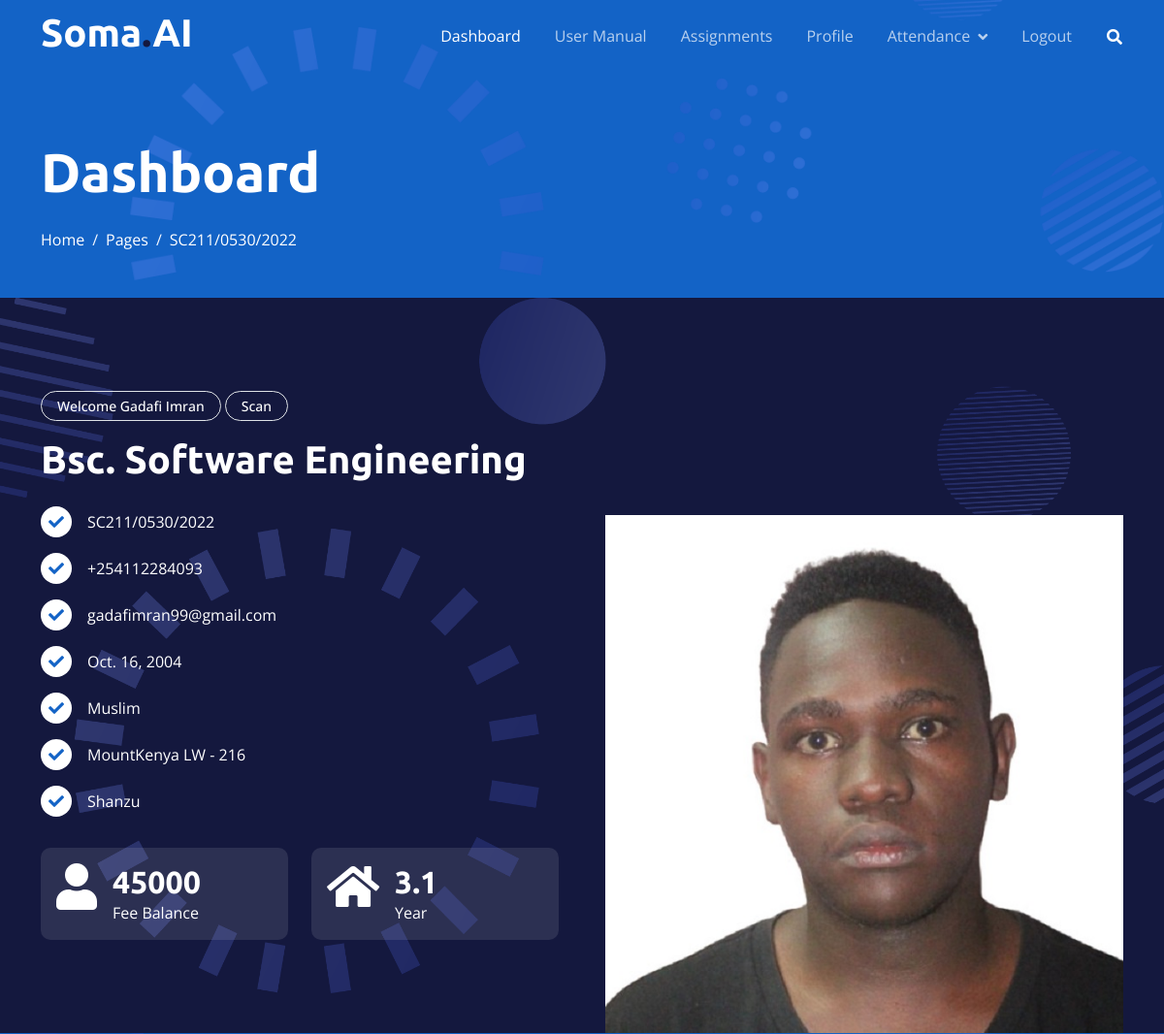
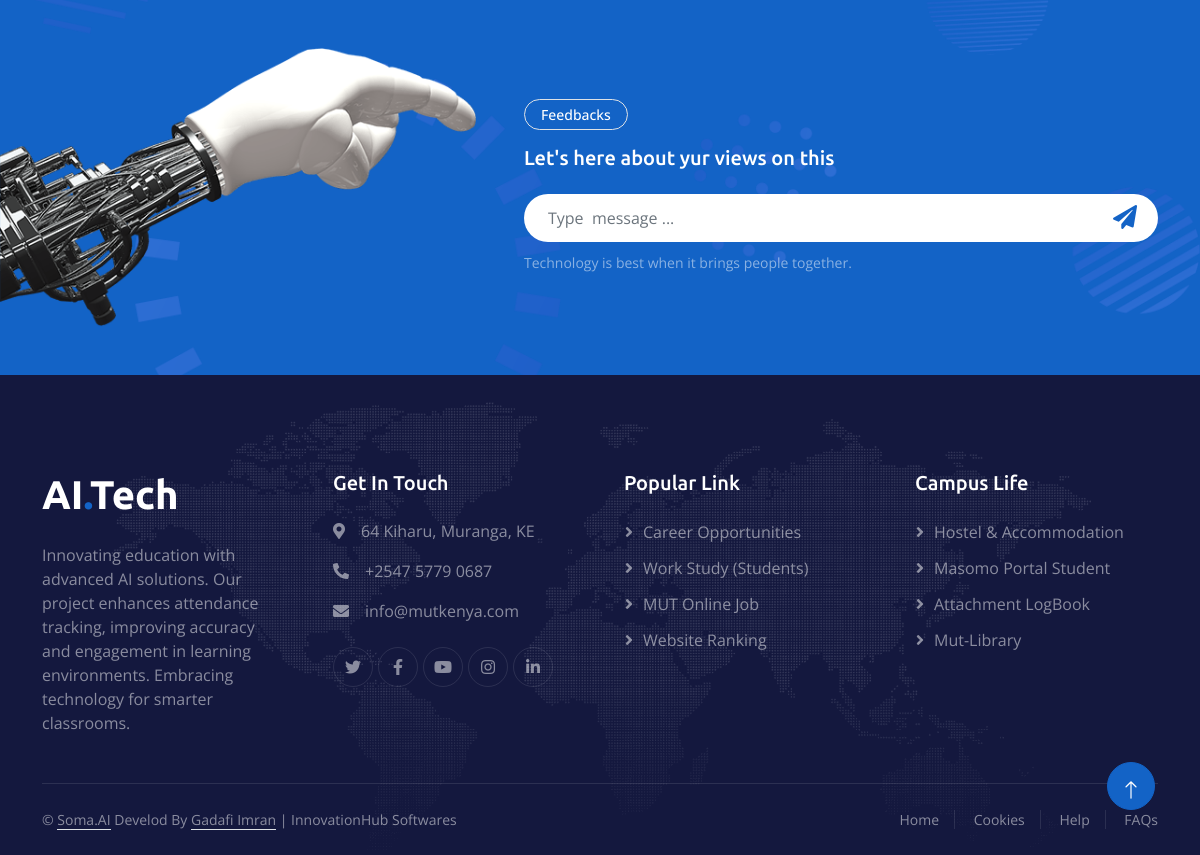
The page /dashboard/ (signed in) on the database its author committed (2 pictures, top to bottom).
### attendance/models.py (models this page shows, shortened)
class StudentProfile(models.Model):
    user_name = models.CharField(max_length=300)
    first_name = models.CharField(max_length=70)
    last_name = models.CharField(max_length=70)
    reg_no = models.CharField(max_length=70)  # Registration number should be a CharField for alphanumeric codes
    phone = models.CharField(max_length=15)  # Using CharField to accommodate special characters like '+'
    email = models.EmailField()
    dob = models.DateField()  # Date of birth
    course = models.CharField(max_length=200)
    religion = models.CharField(max_length=70)
    games = models.CharField(max_length=70)
    hostel = models.CharField(max_length=70)
    room_no = models.CharField(max_length=70)
    year = models.CharField(max_length=70 ,null=True, blank=False)
    fee_balance = models.CharField(max_length=70,null=True, blank=False)
    parents_phone = models.CharField(max_length=15)  # CharField for phone
    parents_name = models.CharField(max_length=70)
    address = models.CharField(max_length=100)  # Increased length for more flexibility
    role = models.CharField(choices=ROLES, max_length=20, null=True, blank=False, default='student')
    image = models.ImageField(upload_to='profile_images/',null=True, blank=False)
    updated = models.DateTimeField(auto_now=True)

### attendance/views.py (the view)
# urls.py: path('dashboard/', views.dashboard, name='dashboard'), # dashboard for logged in student
@login_required
def dashboard(request):
    try:
        student_profile = StudentProfile.objects.get(user_name=request.user.username)
        context = {
            'student_profile': student_profile
        }
        return render(request, 'dashboard.html', context)
    except StudentProfile.DoesNotExist:
        messages.error(request, 'Logged in successful but Your profile not found contact Admin.')
        return render(request, 'error.html')

### templates/dashboard.html (shortened to what this page needs)
{% extends 'base.html'%}
{% load static %}
{% block content %}
    <div class="container-fluid pt-5 bg-primary hero-header">
        <div class="container pt-5">
            <div class="row g-5 pt-5">
                <div class="col-lg-6 align-self-center text-center text-lg-start mb-lg-5">
                    <h1 class="display-4 text-white mb-4 animated slideInRight">Dashboard</h1>
                    <nav aria-label="breadcrumb">
                        <ol class="breadcrumb justify-content-center justify-content-lg-start mb-0">
                            <li class="breadcrumb-item"><a class="text-white" href="#">Home</a></li>
                            <li class="breadcrumb-item"><a class="text-white" href="#">Pages</a></li>
                            <li class="breadcrumb-item text-white active" aria-current="page">{{ student_profile.reg_no }}</li>
                        </ol>
                    </nav>
                </div>
            </div>
        </div>
    </div>
    <div class="container-fluid bg-dark feature pt-5">
        <div class="container pt-5">
            <div class="row g-5">
                <div class="col-lg-6 align-self-center mb-md-5 pb-md-5 wow fadeIn" data-wow-delay="0.3s">
                    <div class="btn btn-sm border rounded-pill text-white px-3 mb-3">Welcome {{ student_profile.first_name }} {{ student_profile.last_name }} </div>
                    <div class="btn btn-sm border rounded-pill text-white px-3 mb-3"><a style="color:white" href="{% url 'unit_list' %}">Scan</a> </div>
                    <h1 class="text-white mb-4">{{ student_profile.course }}</h1>
                    <div class="d-flex align-items-center text-white mb-3">
                        <div class="btn-sm-square bg-white text-primary rounded-circle me-3">
                            <i class="fa fa-check"></i>
                        </div>
                        <span>{{ student_profile.reg_no }}</span>
                    </div>
                    <div class="d-flex align-items-center text-white mb-3">
                        <div class="btn-sm-square bg-white text-primary rounded-circle me-3">
                            <i class="fa fa-check"></i>
                        </div>
                        <span> {{ student_profile.phone }}</span>
                    </div>
                    <div class="d-flex align-items-center text-white mb-3">
                        <div class="btn-sm-square bg-white text-primary rounded-circle me-3">
                            <i class="fa fa-check"></i>
                        </div>
                        <span>{{ student_profile.email }}</span>
                    </div>
                    <div class="d-flex align-items-center text-white mb-3">
                        <div class="btn-sm-square bg-white text-primary rounded-circle me-3">
                            <i class="fa fa-check"></i>
                        </div>
                        <span>{{ student_profile.dob }}</span>
                    </div>
                    <div class="d-flex align-items-center text-white mb-3">
                        <div class="btn-sm-square bg-white text-primary rounded-circle me-3">
                            <i class="fa fa-check"></i>
                        </div>
                        <span>{{ student_profile.religion }}</span>
                    </div>
                    <div class="d-flex align-items-center text-white mb-3">
                        <div class="btn-sm-square bg-white text-primary rounded-circle me-3">
                            <i class="fa fa-check"></i>
                        </div>
                        <span> {{ student_profile.hostel }} -  {{ student_profile.room_no }}</span>
                    </div>
                    <div class="d-flex align-items-center text-white mb-3">
                        <div class="btn-sm-square bg-white text-primary rounded-circle me-3">
                            <i class="fa fa-check"></i>
                        </div>
                        <span>{{ student_profile.address }}</span>
                    </div>
                    <div class="row g-4 pt-3">
                        <div class="col-sm-6">
                            <div class="d-flex rounded p-3" style="background: rgba(256, 256, 256, 0.1);">
                                <i class="fa fa-user fa-3x text-white"></i>
                                <div class="ms-3">
                                    <h2 class="text-white mb-0" data-toggle="counter-up">{{ student_profile.fee_balance }} </h2>
                                    <p class="text-white mb-0">Fee Balance</p>
                                </div>
                            </div>
                        </div>
                        <div class="col-sm-6">
                            <div class="d-flex rounded p-3" style="background: rgba(256, 256, 256, 0.1);">
                                <i class="fa fa-home fa-3x text-white"></i>
                                <div class="ms-3">
                                    <h2 class="text-white mb-0" > {{ student_profile.year }}</h2>
                                    <p class="text-white mb-0">Year</p>
                                </div>
                            </div>
                        </div>
                    </div>
                </div>
                <div class="col-lg-6 align-self-end text-center text-md-end wow fadeIn" data-wow-delay="0.5s">
                    {% if student_profile.image %}
                        <img class="img-fluid"  src="{{ student_profile.image.url }}" alt="Profile Picture" >
                    {% else %}
                        <img  class="img-fluid" src="{% static 'images/default_profile.png' %}" alt="Default Profile" >
                    {% endif %}
                </div>
            </div>
        </div>
    </div>
{% endblock %}

### static/css/style.css (style rules this page uses)
:root { --primary: #1363C6; --secondary: #15ACE1; --light: #F4F7FE; --dark: #14183E; }
h1, h2, h3, .fw-bold { font-weight: 700 !important; }
.btn { font-weight: 500; transition: .5s; }
.btn-sm-square { width: 32px; height: 32px; }
.btn-square, .btn-sm-square, .btn-lg-square { padding: 0; display: flex; align-items: center; justify-content: center; font-weight: normal; border-radius: 50px; }
.hero-header { margin-top: -75px; background: url(../img/bg-hero.png) center center no-repeat; background-size: cover; }
.hero-header .breadcrumb-item+.breadcrumb-item::before { color: var(--light); }
.feature { background: url(../img/bg-hero.png) center center no-repeat; background-size: cover; }

### rows shown on the page
StudentProfile: reg_no "SC211/0530/2022", first_name "Gadafi", last_name "Imran", course "Bsc. Software Engineering", phone "+254112284093", email "gadafimran99@gmail.com", dob "Oct. 16, 2004", religion "Muslim", hostel "MountKenya LW", room_no "216", address "Shanzu", fee_balance "45000", year "3.1", image (picture)
